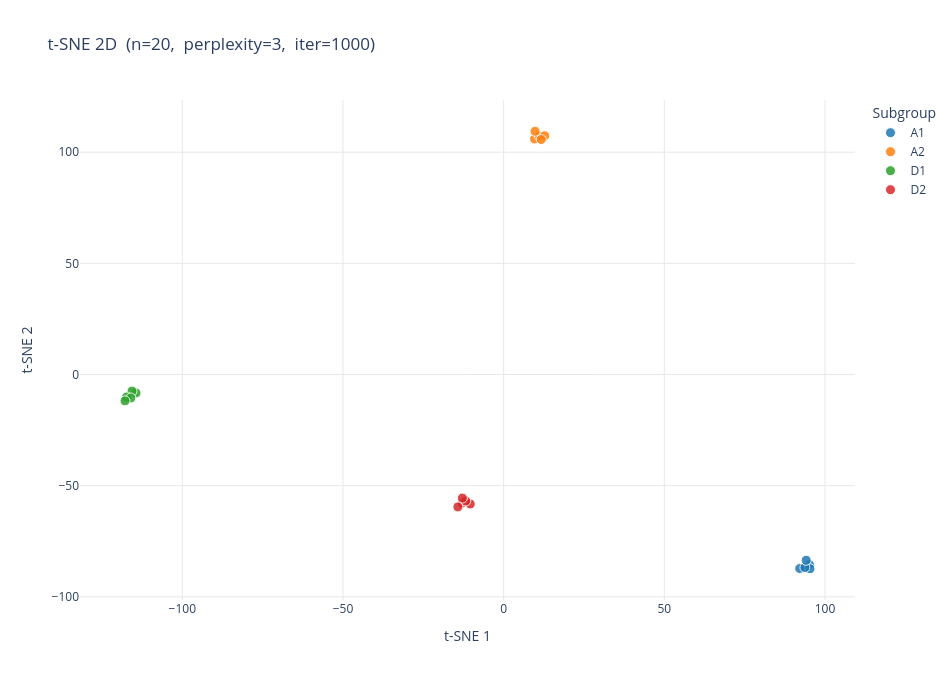

This figure's notebook cell:
### Markdown cell above
#### t-SNE — 2D

t-SNE preserves local neighborhood structure. Well-separated clusters indicate the model has learned class-discriminative features.

### Code cell
plot_tsne(embeddings, result, output_path=None, dimensions=2)

### Figure 1 — Plotly figure (JSON) as saved in the notebook; plotly's stock layout.template omitted (floating-point values rounded to 4 significant figures)
{"data": [{"hovertemplate": "%{text}<extra>A1</extra>", "marker": {"color": "#1f77b4", "line": {"color": "white", "width": 1}, "opacity": 0.85, "size": 10}, "mode": "markers", "name": "A1", "text": ["images/A1/pai-1NY5xYvV.png", "images/A1/pai-3Dab9LlQ.png", "images/A1/pai-3OXbEPn6.png", "images/A1/pai-f38SBAd9.png", "images/A1/pai-FvearqMK.png"], "type": "scatter", "x": [95.16, 92.14, 95.33, 93.75, 94.15], "y": [-85.51, -87.24, -87.36, -86.82, -83.55]}, {"hovertemplate": "%{text}<extra>A2</extra>", "marker": {"color": "#ff7f0e", "line": {"color": "white", "width": 1}, "opacity": 0.85, "size": 10}, "mode": "markers", "name": "A2", "text": ["images/A2/pai-26WHawSw.png", "images/A2/pai-dkPCBr8L.png", "images/A2/pai-DZKRM3dU.png", "images/A2/pai-Ejp0NKNw.png", "images/A2/pai-GhQu5RLm.png"], "type": "scatter", "x": [9.617, 11.11, 12.8, 11.71, 9.785], "y": [105.9, 107.3, 107.4, 105.7, 109.4]}, {"hovertemplate": "%{text}<extra>D1</extra>", "marker": {"color": "#2ca02c", "line": {"color": "white", "width": 1}, "opacity": 0.85, "size": 10}, "mode": "markers", "name": "D1", "text": ["images/D1/pai-6DJYEp8X.png", "images/D1/pai-79OPrdAS.png", "images/D1/pai-7aipYdIM.png", "images/D1/pai-8R9gk2PK.png", "images/D1/pai-BLSTub91.png"], "type": "scatter", "x": [-114.4, -115.6, -117.3, -116.0, -117.8], "y": [-8.305, -7.456, -10.1, -10.57, -11.85]}, {"hovertemplate": "%{text}<extra>D2</extra>", "marker": {"color": "#d62728", "line": {"color": "white", "width": 1}, "opacity": 0.85, "size": 10}, "mode": "markers", "name": "D2", "text": ["images/D2/pai-7SvYku65.png", "images/D2/pai-84MMLArI.png", "images/D2/pai-hzCkAxJC.png", "images/D2/pai-U1jTMm7E.png", "images/D2/pai-UEFhLLhV.png"], "type": "scatter", "x": [-12.98, -10.39, -11.79, -12.85, -14.23], "y": [-57.86, -58.23, -56.87, -55.58, -59.56]}], "layout": {"height": 680, "legend": {"font": {"size": 12}, "title": {"text": "Subgroup"}}, "paper_bgcolor": "white", "plot_bgcolor": "white", "title": {"font": {"size": 17}, "text": "t-SNE 2D  (n=20,  perplexity=3,  iter=1000)"}, "width": 950, "xaxis": {"gridcolor": "#e8e8e8", "showgrid": true, "title": {"text": "t-SNE 1"}, "zeroline": false}, "yaxis": {"gridcolor": "#e8e8e8", "showgrid": true, "title": {"text": "t-SNE 2"}, "zeroline": false}}}
